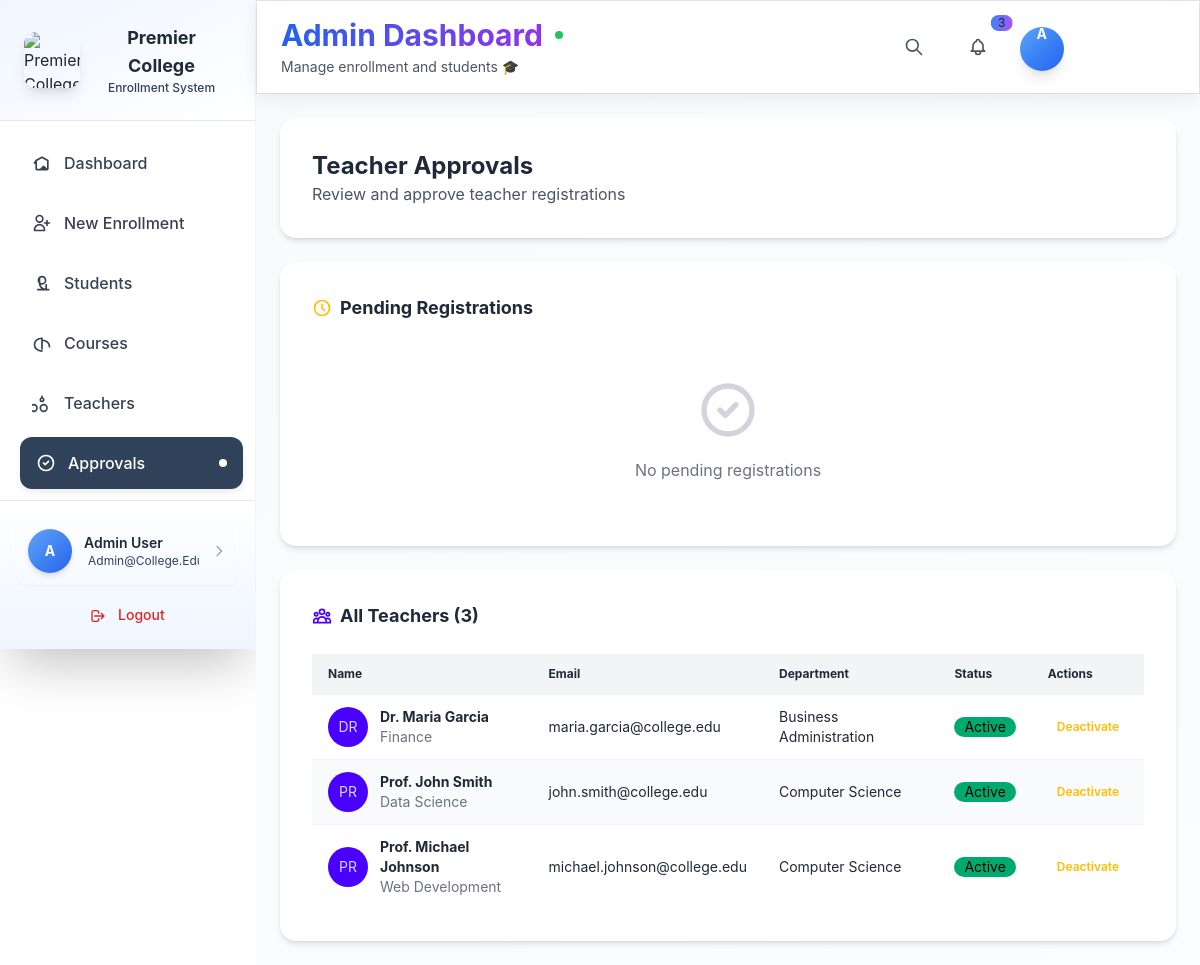
/admin/dashboard.php?page=approvals (signed in), run on the app's committed database.
### tables this page shows
CREATE TABLE IF NOT EXISTS users (
    id INT AUTO_INCREMENT PRIMARY KEY,
    email VARCHAR(255) UNIQUE NOT NULL,
    password VARCHAR(255) NOT NULL,
    name VARCHAR(255) NOT NULL,
    role ENUM('admin', 'teacher') NOT NULL DEFAULT 'teacher',
    department VARCHAR(255),
    specialization VARCHAR(255),
    phone VARCHAR(50),
    status ENUM('pending', 'active', 'inactive', 'rejected') DEFAULT 'pending',
    created_at TIMESTAMP DEFAULT CURRENT_TIMESTAMP,
    updated_at TIMESTAMP DEFAULT CURRENT_TIMESTAMP ON UPDATE CURRENT_TIMESTAMP
);

### includes/database.php (called while the page is built, shortened)
<?php
function getAllTeachers($filters = []) {
    $conn = getDbConnection();
    $sql = "SELECT * FROM users WHERE role = 'teacher'";
    $params = [];
    $sql .= " ORDER BY name ASC";
    $stmt = $conn->prepare($sql);
    $stmt->execute($params);
    return $stmt->fetchAll();
}

### admin/approvals.php (the view, shortened to what this page needs)
<?php
$pendingTeachers = getPendingTeachers();
$allTeacherUsers = getAllTeachers();
?>
<div class="space-y-6">
    <div class="card bg-white shadow-md">
        <div class="card-body">
            <div class="flex justify-between items-center">
                <div>
                    <h2 class="card-title text-2xl font-bold text-gray-800">Teacher Approvals</h2>
                    <p class="text-gray-600">Review and approve teacher registrations</p>
                </div>
            </div>
        </div>
    </div>
    <div class="card bg-white shadow-md">
        <div class="card-body">
            <h3 class="text-lg font-bold text-gray-800 mb-4 flex items-center gap-2">
                <svg class="w-5 h-5 text-warning" fill="none" stroke="currentColor" viewBox="0 0 24 24">
                    <path stroke-linecap="round" stroke-linejoin="round" stroke-width="2" d="M12 8v4l3 3m6-3a9 9 0 11-18 0 9 9 0 0118 0z"></path>
                </svg>
                Pending Registrations
            </h3>
            <?php if (empty($pendingTeachers)): ?>
            <div class="text-center py-8 text-gray-500">
                <svg class="w-16 h-16 mx-auto mb-4 text-gray-300" fill="none" stroke="currentColor" viewBox="0 0 24 24">
                    <path stroke-linecap="round" stroke-linejoin="round" stroke-width="2" d="M9 12l2 2 4-4m6 2a9 9 0 11-18 0 9 9 0 0118 0z"></path>
                </svg>
                <p>No pending registrations</p>
            </div>
            <?php endif; ?>
        </div>
    </div>
    <div class="card bg-white shadow-md">
        <div class="card-body">
            <h3 class="text-lg font-bold text-gray-800 mb-4 flex items-center gap-2">
                All Teachers (<?php echo count($allTeacherUsers); ?>)
            </h3>
            <div class="overflow-x-auto">
                <table class="table table-zebra w-full">
                    <thead>
                        <tr class="bg-gray-100">
                            <th class="text-gray-700">Name</th>
                            <th class="text-gray-700">Email</th>
                            <th class="text-gray-700">Department</th>
                            <th class="text-gray-700">Status</th>
                            <th class="text-gray-700">Actions</th>
                        </tr>
                    </thead>
                    <tbody>
                        <?php foreach ($allTeacherUsers as $teacher): ?>
                        <tr id="teacher-row-<?php echo $teacher['id']; ?>">
                            <td>
                                <div class="flex items-center gap-3">
                                    <div class="avatar placeholder">
                                        <div class="bg-primary text-primary-content rounded-full w-10">
                                            <span class="text-sm"><?php echo strtoupper(substr($teacher['name'], 0, 2)); ?></span>
                                        </div>
                                    </div>
                                    <div>
                                        <div class="font-bold"><?php echo htmlspecialchars($teacher['name']); ?></div>
                                        <div class="text-sm text-gray-500"><?php echo htmlspecialchars($teacher['specialization'] ?? ''); ?></div>
                                    </div>
                                </div>
                            </td>
                            <td><?php echo htmlspecialchars($teacher['email']); ?></td>
                            <td><?php echo htmlspecialchars($teacher['department'] ?? '-'); ?></td>
                            <td>
                                <?php
                                $statusClass = match($teacher['status']) {
                                    'active' => 'badge-success',
                                    'inactive' => 'badge-ghost',
                                    'pending' => 'badge-warning',
                                    'rejected' => 'badge-error',
                                    default => 'badge-ghost'
                                };
                                ?>
                                <span class="badge <?php echo $statusClass; ?>"><?php echo ucfirst($teacher['status']); ?></span>
                            </td>
                            <td>
                                <?php if ($teacher['status'] === 'active'): ?>
                                <button onclick="toggleTeacherStatus(<?php echo $teacher['id']; ?>, 'inactive')"
                                        class="btn btn-ghost btn-xs text-warning">Deactivate</button>
                                <?php elseif ($teacher['status'] === 'inactive'): ?>
                                <button onclick="toggleTeacherStatus(<?php echo $teacher['id']; ?>, 'active')"
                                        class="btn btn-ghost btn-xs text-success">Activate</button>
                                <?php elseif ($teacher['status'] === 'rejected'): ?>
                                <button onclick="deleteRegistration(<?php echo $teacher['id']; ?>)"
                                        class="btn btn-ghost btn-xs text-error">Delete</button>
                                <?php endif; ?>
                            </td>
                        </tr>
                        <?php endforeach; ?>
                    </tbody>
                </table>
            </div>
        </div>
    </div>
</div>

### admin/dashboard.php (style rules this page uses)
:root { --primary-dark: #222431; --primary: #30425A; --primary-light: #3c516b; --gradient-blue: linear-gradient(135deg, #222431 0%, #30425A 100%); --gradient-purple: linear-gradient(135deg, #30425A 0%, #222431 100%); --gradient-cyan: linear-gradient(135deg, #222431 0%, #30425A 100%); --gradient-green: linear-gradient(135deg, #30425A 0%, #222431 100%); --shadow-sm: 0 2px 4px rgba(0,0,0,0.05); --shadow-md: 0 4px 6px rgba(0,0,0,0.07); --shadow-lg: 0 10px 25px rgba(0,0,0,0.1); --shadow-xl: 0 20px 40px rgba(0,0,0,0.15); }
body { font-family: 'Inter', 'Segoe UI', system-ui, -apple-system, sans-serif; background: #FFFFFF; color: #222431; }
* { transition-timing-function: cubic-bezier(0.4, 0, 0.2, 1); }
.table tbody tr, .table tbody tr:nth-child(odd), .table tbody tr:nth-child(even), .table-zebra tbody tr:nth-child(odd), .table-zebra tbody tr:nth-child(even) { background-color: #FFFFFF !important; }
.table tbody tr:nth-child(even), .table-zebra tbody tr:nth-child(even) { background-color: #f9fafb !important; }
.table tbody td, .table thead th { color: #1f2937 !important; }

### data on the page
users: name "DR", name "Dr. Maria Garcia", specialization "Finance", email "maria.garcia@college.edu", department "Business Administration", status "Active"
users: name "PR", name "Prof. John Smith", specialization "Data Science", email "john.smith@college.edu", department "Computer Science", status "Active"
users: name "PR", name "Prof. Michael Johnson", specialization "Web Development", email "michael.johnson@college.edu", department "Computer Science", status "Active"

### other printed values
substr($userInfo['name'], 0, 1) "A"
count($allTeacherUsers) "3"
$userInfo['name'] "Admin User"
$userInfo['email'] "Admin@college.…"
